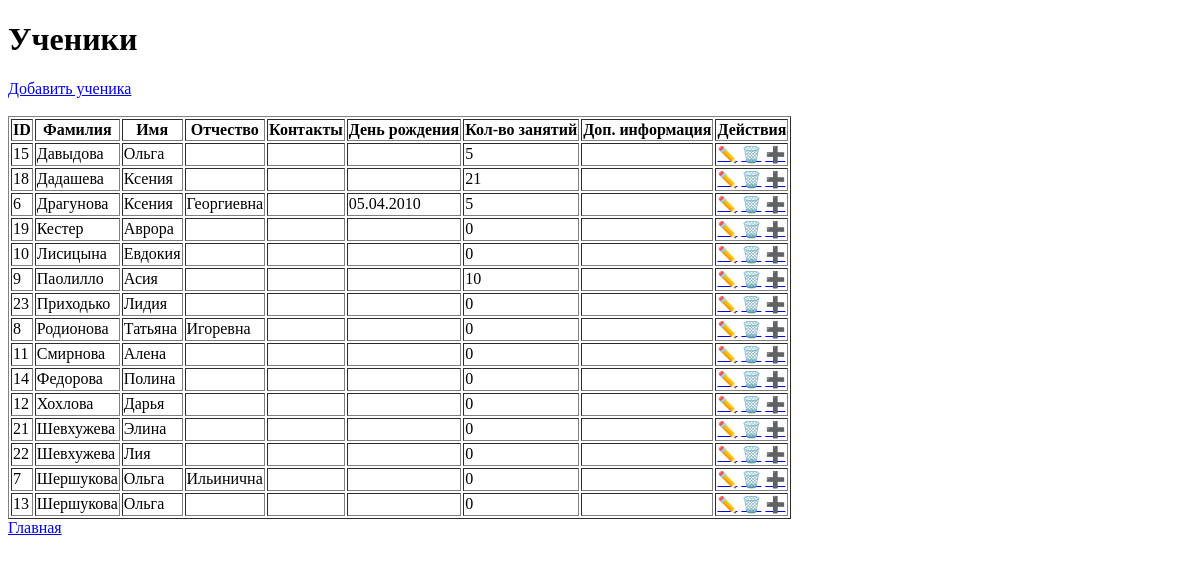
Before: /students with the older database file.
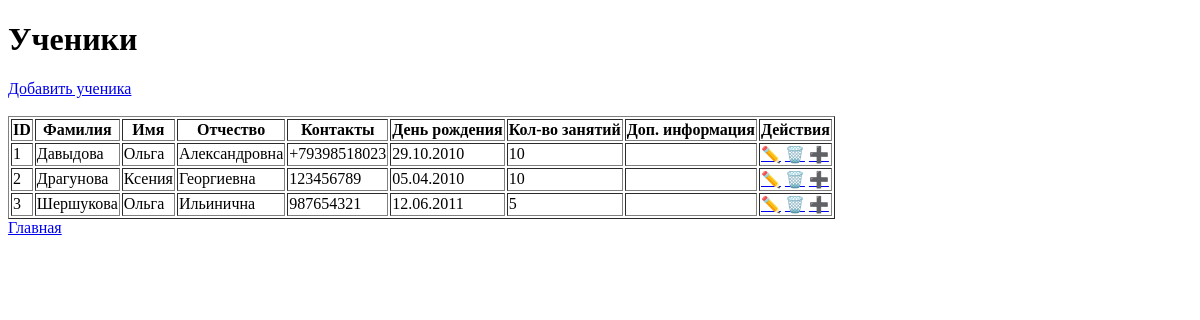
After: the same page with the newer database file.
### tables this page shows
CREATE TABLE students
                   (
                       id INTEGER PRIMARY KEY AUTOINCREMENT,
                       first_name TEXT NOT NULL,
                       last_name TEXT NOT NULL,
                       middle_name TEXT,
                       contacts TEXT,
                       birthday TEXT,
                       lessons_count INTEGER,
                       additional_info TEXT,
                       creation_date TEXT
                   );

### app.py (the view)
@app.route("/students")
def students():
    students = db.get_all_students()
    return render_template("students.html", students=students)

### app.py (called while the page is built)
@app.template_filter("ru_date")
def ru_date(value):
    if not value:
        return ""
    for fmt in ("%Y.%m.%d", "%Y-%m-%d"):
        try:
            return datetime.strptime(value, fmt).strftime("%d.%m.%Y")
        except ValueError:
            pass
    return value  # если формат неожиданный

### database.py (called while the page is built)
def get_connection():
    conn = sqlite3.connect(DB_NAME)
    conn.row_factory = sqlite3.Row
    return conn

def get_all_students():
    conn = get_connection()
    students = conn.execute("SELECT * FROM students ORDER BY last_name ASC").fetchall()
    conn.close()
    return students

### templates/students.html (shortened to what this page needs)
<!DOCTYPE html>
<html lang="ru">
<head>
</head>
<body>
<h1>Ученики</h1>
<a href="{{ url_for('add_student') }}">Добавить ученика</a><br><br>
<table border="1">
    <tr>
        <th>ID</th>
        <th>Фамилия</th>
        <th>Имя</th>
        <th>Отчество</th>
        <th>Контакты</th>
        <th>День рождения</th>
        <th>Кол-во занятий</th>
        <th>Доп. информация</th>
        <th>Действия</th>
    </tr>
    {% for student in students %}
    <tr>
        <td>{{ student.id }}</td>
        <td>{{ student.last_name }}</td>
        <td>{{ student.first_name }}</td>
        <td>{{ student.middle_name }}</td>
        <td>{{ student.contacts }}</td>
        <td>{{ student.birthday | ru_date }}</td>
        <td>{{ student.lessons_count }}</td>
        <td>{{ student.additional_info }}</td>
        <td>
            <a href="{{ url_for('edit_student', student_id=student.id) }}">✏️</a>
            <a href="{{ url_for('delete_student', student_id=student.id) }}">🗑️</a>
            <a href="{{ url_for('buy_cards', student_id=student.id) }}">➕</a>
        </td>
    </tr>
    {% endfor %}
</table>
<a href="{{ url_for('index') }}">Главная</a>
</body>
</html>

Changed rows visible on the page:
removed students: id "15", last_name "Давыдова", first_name "Ольга", lessons_count "5"
removed students: id "18", last_name "Дадашева", first_name "Ксения", lessons_count "21"
removed students: id "6", last_name "Драгунова", first_name "Ксения", middle_name "Георгиевна", birthday|ru_date "05.04.2010", lessons_count "5"
removed students: id "19", last_name "Кестер", first_name "Аврора", lessons_count "0"
removed students: id "10", last_name "Лисицына", first_name "Евдокия", lessons_count "0"
removed students: id "9", last_name "Паолилло", first_name "Асия", lessons_count "10"
removed students: id "23", last_name "Приходько", first_name "Лидия", lessons_count "0"
removed students: id "8", last_name "Родионова", first_name "Татьяна", middle_name "Игоревна", lessons_count "0"
removed students: id "11", last_name "Смирнова", first_name "Алена", lessons_count "0"
removed students: id "14", last_name "Федорова", first_name "Полина", lessons_count "0"
removed students: id "12", last_name "Хохлова", first_name "Дарья", lessons_count "0"
removed students: id "21", last_name "Шевхужева", first_name "Элина", lessons_count "0"
removed students: id "22", last_name "Шевхужева", first_name "Лия", lessons_count "0"
removed students: id "7", last_name "Шершукова", first_name "Ольга", middle_name "Ильинична", lessons_count "0"
removed students: id "13", last_name "Шершукова", first_name "Ольга", lessons_count "0"
added students: id "1", last_name "Давыдова", first_name "Ольга", middle_name "Александровна", contacts "+79398518023", birthday|ru_date "29.10.2010", lessons_count "10"
added students: id "2", last_name "Драгунова", first_name "Ксения", middle_name "Георгиевна", contacts "123456789", birthday|ru_date "05.04.2010", lessons_count "10"
added students: id "3", last_name "Шершукова", first_name "Ольга", middle_name "Ильинична", contacts "987654321", birthday|ru_date "12.06.2011", lessons_count "5"
